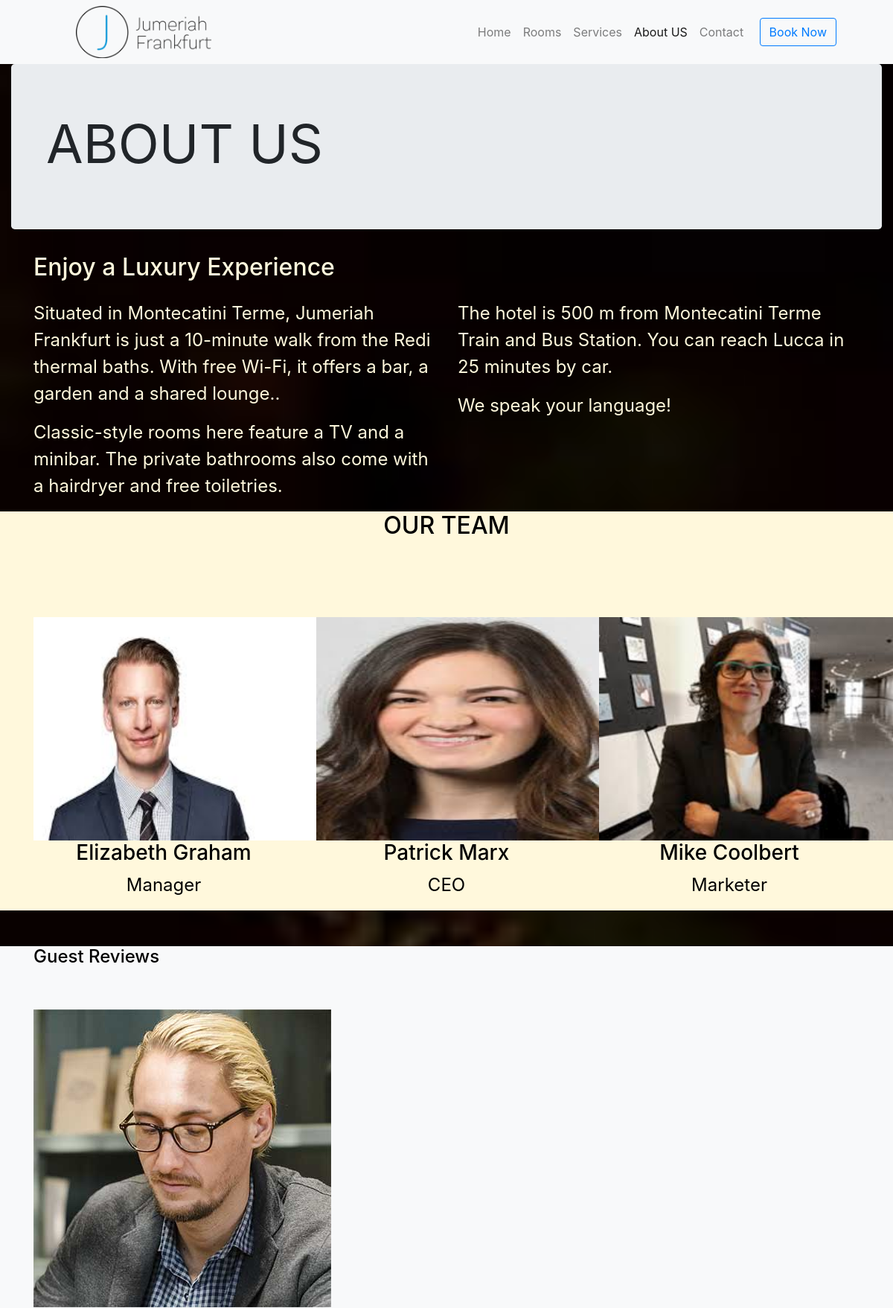
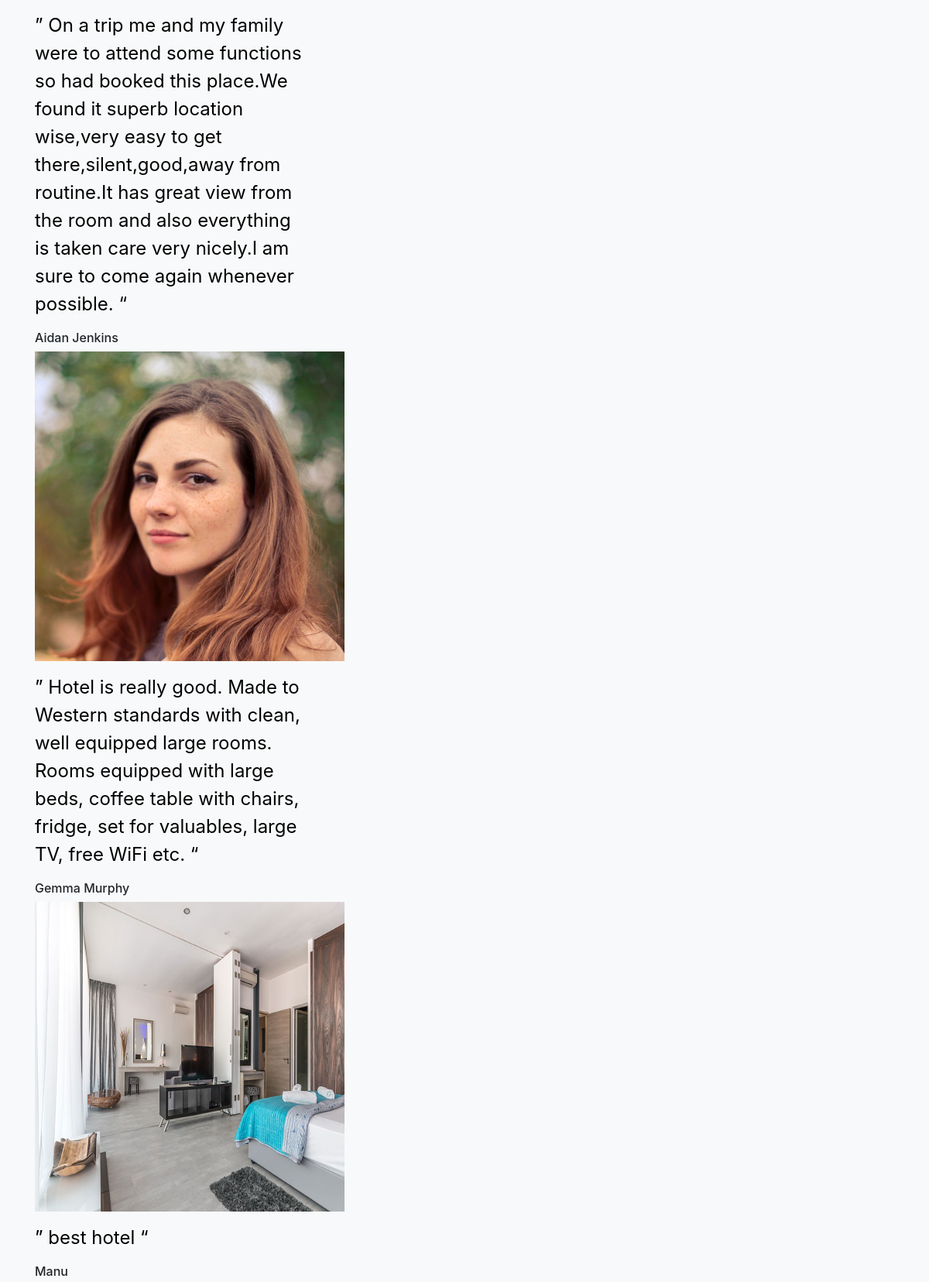
/PHP/aboutus.php (upper part), run on the app's committed database (2 pictures, top to bottom).
### tables this page shows
CREATE TABLE `about` (
  `image` varchar(30) NOT NULL,
  `review` text NOT NULL,
  `name` varchar(30) NOT NULL
);

### PHP/aboutus.php (the view, shortened to what this page needs)
<!doctype html>
<html lang="en">
  <head>
   <link rel="stylesheet" href="https://stackpath.bootstrapcdn.com/bootstrap/4.3.1/css/bootstrap.min.css">
  </head>
  <body>
    <nav class="navbar navbar-expand-lg navbar-light bg-light">
        <img src="../images/jumeriah2.png" alt="" height="70px" style="margin-left: 70px;">
        <div class="collapse navbar-collapse" id="navbarSupportedContent" style="margin-left: 350px;">
          <ul class="navbar-nav mr-auto">
            <li class="nav-item ">
              <a class="nav-link" href="../PHP/home.php">Home</a>
            </li>
            <li class="nav-item">
              <a class="nav-link" href="../PHP/rooms.php">Rooms</a>
            </li>
            <li class="nav-item">
                <a class="nav-link" href="../PHP/services.php">Services</a>
              </li>
              <li class="nav-item">
                <a class="nav-link active" href="aboutus.php">About US</a>
              </li>
              <li class="nav-item">
                <a class="nav-link" href="../HTML/contact.html">Contact</a>
              </li>
          </ul>
          <form class="form-inline my-2 my-lg-0">
            <a href="../HTML/signin.html"> <button type="button" class="btn btn-outline-primary" style="margin-right: 60PX;">Book Now</button>
          </a>
            </form>
        </div>
      </nav>
    <div class="block-30 block-30-sm item">
        <div class="container-fluid">
            <div class="jumbotron jumbotron">
                <div class="col-md-10">
                    <h1 class="display-3"><b>ABOUT US</b></h1>
                </div>
            </div>
        </div>
    </div>
      <div class="site-section">
        <div class="container">
            <div class="row">
                <div class="col-md-12 mb-3">
                    <h2 >Enjoy a Luxury Experience</h2>
                </div>
                <div class="col-md-6">
                    <p>Situated in Montecatini Terme, Jumeriah Frankfurt is just a 10-minute walk from the Redi thermal baths. With free Wi-Fi, it offers a bar, a garden and a shared lounge..</p>
                    <p>Classic-style rooms here feature a TV and a minibar. The private bathrooms also come with a hairdryer and free toiletries.</p>
                </div>
                <div class="col-md-6">
                    <p>The hotel is 500 m from Montecatini Terme Train and Bus Station. You can reach Lucca in 25 minutes by car.</p>
                    <p>We speak your language!</p>
                </div>
            </div>
        </div>
    </div>
    <div class="site-section" style="background-color:cornsilk">
        <div class="container" >
            <div class="row mb-5 text-center">
                <div class="col-md-12 mb-5">
                    <h1 style="font-size: xx-large;color: black;">OUR TEAM</h1>
                </div>
            </div>
            <div class="row">
                <div class="col-md-6 col-lg-4">
                    <div class="block-38 text-center">
                        <div class="block-38-img">
                            <div class="block-38-header";>
                                <img src="../images/person4.jfif" style="height:300px;width:400px;"  alt="Image placeholder">
                                <h3 class="block-38-heading"  style="color:black">Elizabeth Graham</h3>
                                <p class="block-38-subheading" style="color: black" >Manager</p>
                            </div>
                        </div>
                    </div>
                </div>
                <div class="col-md-6 col-lg-4">
                    <div class="block-38 text-center">
                        <div class="block-38-img">
                            <div class="block-38-header">
                                <img src="../images/person5.jfif" style="height:300px;width:400px;" alt="Image placeholder">
                                <h3 class="block-38-heading" style="color: black">Patrick Marx</h3>
                                <p class="block-38-subheading"style="color: black" >CEO</p>
                            </div>
                        </div>
                    </div>
                </div>
                <div class="col-md-6 col-lg-4 ">
                    <div class="block-38 text-center">
                        <div class="block-38-img">
                            <div class="block-38-header">
                                <img src="../images/person6.jfif" style="height:300px;width:400px;" alt="Image placeholder">
                                <h3 class="block-38-heading"style="color: black" >Mike Coolbert</h3>
                                <p class="block-38-subheading" style="color: black">Marketer</p>
                            </div>
                        </div>
                    </div>
                </div>
            </div>
        </div>
    </div>
    <div class="site-section bg-light">
        <div class="container">
            <div class="row mb-5">
                <div class="col-md-7 section-heading">
                    <h2 class="heading" style="color: black;font-size: 150%;" >Guest Reviews</h2>
                </div>
            </div>
            <?php
$conn=mysqli_connect('localhost','root');
mysqli_select_db($conn,'resortmanagement');
$query="SELECT * FROM `about`";
$queryfire=mysqli_query($conn,$query);
$num=mysqli_num_rows($queryfire);
if($num>0){
    while($result=mysqli_fetch_array($queryfire)){
        ?>
            <div class="row">
                <div class="col-md-6 col-lg-4">
                    <div class="block-33">
                        <div class="vcard d-flex mb-3">
                            <div class="image align-self-center"><img src="../images/<?php echo $result['image'];?>" style="height:400px;width:400px;" alt="Person here"></div>
                        </div>
                        <div class="text">
                            <blockquote>
                              <p style="color: black;font-size: 150%;">&rdquo; <?php echo $result['review'];?>
                                   &ldquo;</p>
                            </blockquote>
                        </div>
                       <div>
                       <h6><?php echo $result['name'];?></h6>
    </div>
                </div>
        </div>
    </div>
    <?php
    }
}
    ?>
    <br>
    <br>
  </body>
</html>

### PHP/aboutus.php (style rules this page uses)
body { background-image:url("../images/res6.jpg"); background-size: cover; background-attachment: fixed; font-family: sans-serif;; }
p { color:cornsilk; font-size: 150%; }
h2,h3,h4 { color:cornsilk; font-size: 250%; }

### data on the page
about: image (picture), review "On a trip me and my family were to attend some functions so had booked this place.We found it superb location wise,very easy to get there,silent,good,away from routine.It has great view from the room and also everything is taken care very nicely.I am sure to come again whenever possible.", name "Aidan Jenkins"
about: image (picture), review "Hotel is really good. Made to Western standards with clean, well equipped large rooms. Rooms equipped with large beds, coffee table with chairs, fridge, set for valuables, large TV, free WiFi etc.", name "Gemma Murphy"
about: image (picture), review "best hotel", name "Manu"
